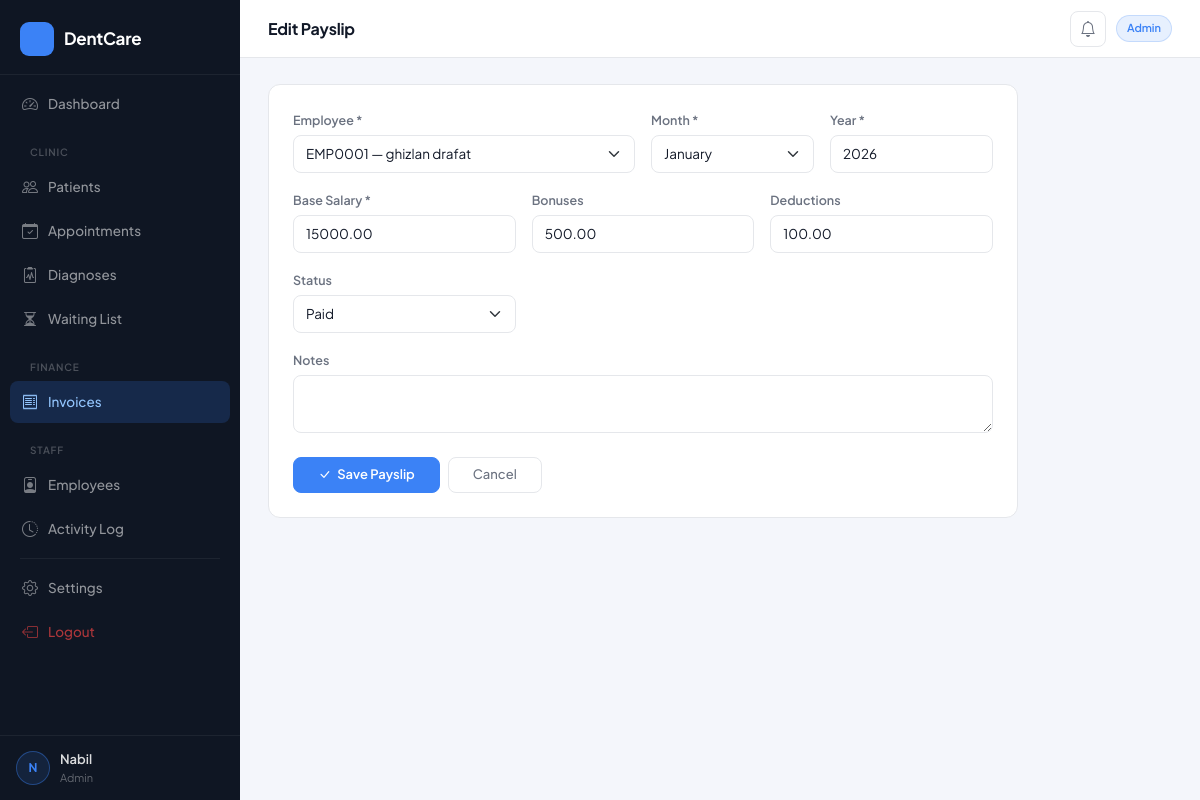
Page /payslips/2/edit/ (signed in) on the committed database.
### authentication/models.py (models this page shows, shortened)
class User(AbstractUser):
    class Role(models.TextChoices):
        ADMIN        = 'admin',        'Admin'
        DOCTOR       = 'doctor',       'Doctor'
        RECEPTIONIST = 'receptionist', 'Receptionist'
        PATIENT      = 'patient',      'Patient'
    role = models.CharField(
        max_length=20,
        choices=Role.choices,
        default=Role.PATIENT,
    )
    phone = models.CharField(max_length=20, blank=True)
    address = models.TextField(blank=True)
    profile_photo = models.ImageField(
        upload_to='profiles/', blank=True, null=True
    )

### billing/models.py (models this page shows, shortened)
class Payslip(models.Model):
    class Status(models.TextChoices):
        PENDING = 'pending', 'Pending'
        PAID    = 'paid',    'Paid'
    class Month(models.TextChoices):
        JANUARY   = 'January',   'January'
        FEBRUARY  = 'February',  'February'
        MARCH     = 'March',     'March'
        APRIL     = 'April',     'April'
        MAY       = 'May',       'May'
        JUNE      = 'June',      'June'
        JULY      = 'July',      'July'
        AUGUST    = 'August',    'August'
        SEPTEMBER = 'September', 'September'
        OCTOBER   = 'October',   'October'
        NOVEMBER  = 'November',  'November'
        DECEMBER  = 'December',  'December'
    employee = models.ForeignKey(
        Employee, on_delete=models.CASCADE, related_name='payslips'
    )
    month = models.CharField(max_length=15, choices=Month.choices)
    year  = models.PositiveIntegerField()
    base_salary  = models.DecimalField(max_digits=10, decimal_places=2)
    bonuses      = models.DecimalField(max_digits=10, decimal_places=2, default=0)
    deductions   = models.DecimalField(max_digits=10, decimal_places=2, default=0)
    net_salary   = models.DecimalField(max_digits=10, decimal_places=2, editable=False)
    status = models.CharField(
        max_length=10, choices=Status.choices, default=Status.PENDING
    )
    notes      = models.TextField(blank=True)
    created_at = models.DateTimeField(auto_now_add=True)
    class Meta:
        ordering = ['-year', '-created_at']

### clinic/models.py (models this page shows, shortened)
class Employee(models.Model):
    class Department(models.TextChoices):
        DENTISTRY    = 'dentistry',    'Dentistry'
        ORTHODONTICS = 'orthodontics', 'Orthodontics'
        RECEPTION    = 'reception',    'Reception'
        ADMIN        = 'admin',        'Admin'
    class Status(models.TextChoices):
        ACTIVE   = 'active',   'Active'
        INACTIVE = 'inactive', 'Inactive'
    emp_id     = models.CharField(max_length=10, unique=True, editable=False)
    user       = models.OneToOneField(
        'authentication.User',
        on_delete=models.CASCADE,
        related_name='employee_profile'
    )
    department = models.CharField(max_length=20, choices=Department.choices)
    position   = models.CharField(max_length=100)
    salary     = models.DecimalField(max_digits=10, decimal_places=2, default=0)
    hire_date  = models.DateField()
    status     = models.CharField(max_length=10, choices=Status.choices, default=Status.ACTIVE)
    notes      = models.TextField(blank=True)
    created_at = models.DateTimeField(auto_now_add=True)
    class Meta:
        ordering = ['emp_id']

### billing/views.py (the view, shortened to what this page needs)
# urls.py: path('payslips/<int:pk>/edit/',     views.payslip_edit,   name='payslip_edit'),
@staff_required
def payslip_edit(request, pk):
    payslip   = get_object_or_404(Payslip, pk=pk)
    employees = Employee.objects.filter(status='active').select_related('user')
    return render(request, 'billing/payslips/form.html', {
        'action':    'Edit',
        'payslip':   payslip,
        'employees': employees,
        'months':    Payslip.Month.choices,
        'statuses':  Payslip.Status.choices,
    })

### clinic/utils.py (called while the page is built)
def staff_required(view_func):
    @wraps(view_func)
    def wrapper(request, *args, **kwargs):
        if not request.user.is_authenticated:
            return redirect('authentication:login')
        if request.user.role not in ('admin', 'doctor', 'receptionist'):
            messages.error(request, "You don't have permission to access this area.")
            return redirect('home:home')
        return view_func(request, *args, **kwargs)
    return wrapper

### templates/billing/payslips/form.html (shortened to what this page needs)
{% extends 'base.html' %}
{% block page_title %}{{ action }} Payslip{% endblock %}
{% block content %}
<div class="card p-4" style="max-width: 750px;">
    <form method="POST">
        <div class="row g-3">
            <div class="col-md-6">
                <label class="form-label fw-semibold">Employee *</label>
                <select name="employee" class="form-select" required>
                    {% for emp in employees %}
                    <option value="{{ emp.pk }}"
                        {% if payslip.employee.pk == emp.pk %}selected{% endif %}>
                        {{ emp.emp_id }} — {{ emp.user.get_full_name }}
                    </option>
                    {% endfor %}
                </select>
            </div>
            <div class="col-md-3">
                <label class="form-label fw-semibold">Month *</label>
                <select name="month" class="form-select" required>
                    {% for val, label in months %}
                    <option value="{{ val }}"
                        {% if payslip.month == val %}selected{% endif %}>
                        {{ label }}
                    </option>
                    {% endfor %}
                </select>
            </div>
            <div class="col-md-3">
                <label class="form-label fw-semibold">Year *</label>
                <input type="number" name="year" class="form-control"
                       value="{{ payslip.year|default:'2026' }}"
                       min="2020" max="2030" required>
            </div>
            <div class="col-md-4">
                <label class="form-label fw-semibold">Base Salary *</label>
                <input type="number" name="base_salary" class="form-control"
                       step="0.01" required
                       value="{{ payslip.base_salary|default:'' }}">
            </div>
            <div class="col-md-4">
                <label class="form-label fw-semibold">Bonuses</label>
                <input type="number" name="bonuses" class="form-control"
                       step="0.01" value="{{ payslip.bonuses|default:'0' }}">
            </div>
            <div class="col-md-4">
                <label class="form-label fw-semibold">Deductions</label>
                <input type="number" name="deductions" class="form-control"
                       step="0.01" value="{{ payslip.deductions|default:'0' }}">
            </div>
            <div class="col-md-4">
                <label class="form-label fw-semibold">Status</label>
                <select name="status" class="form-select">
                    {% for val, label in statuses %}
                    <option value="{{ val }}"
                        {% if payslip.status == val %}selected{% endif %}>
                        {{ label }}
                    </option>
                    {% endfor %}
                </select>
            </div>
            <div class="col-12">
                <label class="form-label fw-semibold">Notes</label>
                <textarea name="notes" class="form-control" rows="2">{{ payslip.notes|default:'' }}</textarea>
            </div>
        </div>
        <div class="d-flex gap-2 mt-4">
            <button type="submit" class="btn btn-primary px-4">
                <i class="bi bi-check-lg me-1"></i> Save Payslip
            </button>
            <a href="{% url 'billing:payslip_list' %}" class="btn btn-outline-secondary px-4">
                Cancel
            </a>
        </div>
    </form>
</div>
{% endblock %}

### templates/base.html (shortened to what this page needs)
<!DOCTYPE html>
<html lang="en">
<head>
    <link href="https://cdn.jsdelivr.net/npm/bootstrap@5.3.0/dist/css/bootstrap.min.css" rel="stylesheet">
    <link href="https://cdn.jsdelivr.net/npm/bootstrap-icons@1.11.0/font/bootstrap-icons.css" rel="stylesheet">
</head>
<body>
{% if user.is_authenticated %}
<div class="sidebar">
    <div class="sidebar-brand">
        <div class="brand-icon"></div>
        <span class="brand-name">DentCare</span>
    </div>
    <div class="sidebar-nav">
        <a href="{% url 'clinic:dashboard' %}" class="nav-link {% if request.resolver_match.url_name == 'dashboard' %}active{% endif %}">
            <i class="bi bi-speedometer2"></i> Dashboard
        </a>
        {% if user.role == 'admin' or user.role == 'receptionist' or user.role == 'doctor' %}
        <div class="nav-section-label">Clinic</div>
        <a href="{% url 'clinic:patient_list' %}" class="nav-link {% if 'patient' in request.resolver_match.url_name %}active{% endif %}">
            <i class="bi bi-people"></i> Patients
        </a>
        <a href="{% url 'clinic:appointment_list' %}" class="nav-link {% if 'appointment' in request.resolver_match.url_name %}active{% endif %}">
            <i class="bi bi-calendar-check"></i> Appointments
        </a>
        {% endif %}
        {% if user.role == 'admin' or user.role == 'doctor' %}
        <a href="{% url 'clinic:diagnosis_list' %}" class="nav-link {% if 'diagnosis' in request.resolver_match.url_name %}active{% endif %}">
            <i class="bi bi-clipboard2-pulse"></i> Diagnoses
        </a>
        {% endif %}
        {% if user.role == 'admin' or user.role == 'receptionist' %}
        <a href="{% url 'clinic:waiting_list' %}" class="nav-link {% if 'waiting' in request.resolver_match.url_name %}active{% endif %}">
            <i class="bi bi-hourglass-split"></i> Waiting List
        </a>
        {% endif %}
        {% if user.role == 'admin' %}
        <div class="nav-section-label">Finance</div>
        <a href="{% url 'billing:payslip_list' %}" class="nav-link {% if 'payslip' in request.resolver_match.url_name %}active{% endif %}">
            <i class="bi bi-receipt"></i> Invoices
        </a>
        <div class="nav-section-label">Staff</div>
        <a href="{% url 'clinic:employee_list' %}" class="nav-link {% if 'employee' in request.resolver_match.url_name %}active{% endif %}">
            <i class="bi bi-person-badge"></i> Employees
        </a>
        <a href="{% url 'clinic:activity_logs' %}" class="nav-link {% if 'activity' in request.resolver_match.url_name %}active{% endif %}">
            <i class="bi bi-clock-history"></i> Activity Log
        </a>
        {% endif %}
        <div class="sidebar-divider"></div>
        <a href="{% url 'clinic:settings' %}" class="nav-link {% if 'settings' in request.resolver_match.url_name %}active{% endif %}">
            <i class="bi bi-gear"></i> Settings
        </a>
        <a href="{% url 'authentication:logout' %}" class="nav-link" style="color: rgba(239,68,68,.7);">
            <i class="bi bi-box-arrow-left"></i> Logout
        </a>
    </div>
    <div class="sidebar-footer">
        <div class="sidebar-user">
            <div class="user-avatar">
                {{ user.first_name.0|default:user.username.0|upper }}{{ user.last_name.0|upper }}
            </div>
            <div style="min-width:0">
                <div class="user-name">{{ user.get_full_name|default:user.username }}</div>
                <div class="user-role">{{ user.role|title }}</div>
            </div>
        </div>
    </div>
</div>
<div class="main-content">
    <div class="topbar">
        <span class="topbar-title">{% block page_title %}Dashboard{% endblock %}</span>
        <div class="topbar-actions">
            <a href="#" class="topbar-btn"><i class="bi bi-bell"></i></a>
            <span class="role-badge">{{ user.role|title }}</span>
        </div>
    </div>
    <div class="page-body">
        {% block content %}{% endblock %}
    </div>
</div>
{% else %}
    {% block auth_content %}{% endblock %}
{% endif %}
</body>
</html>

### templates/base.html (style rules this page uses)
:root { --sidebar-bg: #0f1623; --sidebar-width: 240px; --accent: #3b82f6; --accent-soft: rgba(59,130,246,.12); --page-bg: #f4f6fb; --card-bg: #ffffff; --text-main: #111827; --text-muted: #6b7280; --border: #e5e7eb; --nav-text: rgba(255,255,255,.55); --nav-hover: rgba(255,255,255,.08); --nav-active-bg: rgba(59,130,246,.18); --nav-active: #93c5fd; }
* { box-sizing: border-box; }
body { font-family: 'Plus Jakarta Sans', sans-serif; background: var(--page-bg); color: var(--text-main); font-size: 14px; }
.sidebar { width: var(--sidebar-width); min-height: 100vh; background: var(--sidebar-bg); position: fixed; top: 0; left: 0; z-index: 200; display: flex; flex-direction: column; }
.sidebar-brand { padding: 22px 20px 18px; border-bottom: 1px solid rgba(255,255,255,.06); display: flex; align-items: center; gap: 10px; }
.brand-icon { width: 34px; height: 34px; background: var(--accent); border-radius: 9px; display: flex; align-items: center; justify-content: center; font-size: 16px; color: #fff; flex-shrink: 0; }
.brand-name { font-size: 17px; font-weight: 700; color: #fff; letter-spacing: -.3px; }
.nav-section-label { font-size: 10px; font-weight: 600; letter-spacing: .08em; text-transform: uppercase; color: rgba(255,255,255,.25); padding: 18px 20px 6px; }
.sidebar-nav { flex: 1; padding: 8px 10px; overflow-y: auto; }
.sidebar-nav .nav-link { display: flex; align-items: center; gap: 10px; color: var(--nav-text); padding: 9px 12px; border-radius: 8px; margin-bottom: 2px; font-size: 13.5px; font-weight: 500; transition: background .15s, color .15s; text-decoration: none; }
.sidebar-nav .nav-link i { font-size: 16px; flex-shrink: 0; opacity: .8; }
.sidebar-nav .nav-link.active { background: var(--nav-active-bg); color: var(--nav-active); }
.sidebar-nav .nav-link.active i { opacity: 1; }
.sidebar-divider { border-top: 1px solid rgba(255,255,255,.06); margin: 8px 10px; }
.sidebar-footer { padding: 14px 16px; border-top: 1px solid rgba(255,255,255,.06); }
.sidebar-user { display: flex; align-items: center; gap: 10px; }
.user-avatar { width: 34px; height: 34px; background: var(--accent-soft); border: 1.5px solid rgba(59,130,246,.4); border-radius: 50%; display: flex; align-items: center; justify-content: center; font-size: 12px; font-weight: 700; color: var(--accent); flex-shrink: 0; }
.user-name { font-size: 13px; font-weight: 600; color: rgba(255,255,255,.85); white-space: nowrap; overflow: hidden; text-overflow: ellipsis; }
.user-role { font-size: 11px; color: rgba(255,255,255,.35); }
.main-content { margin-left: var(--sidebar-width); min-height: 100vh; display: flex; flex-direction: column; }
.topbar { background: var(--card-bg); border-bottom: 1px solid var(--border); padding: 0 28px; height: 58px; display: flex; align-items: center; justify-content: space-between; position: sticky; top: 0; z-index: 100; }
.topbar-title { font-size: 16px; font-weight: 700; color: var(--text-main); letter-spacing: -.2px; }
.topbar-actions { display: flex; align-items: center; gap: 10px; }
.topbar-btn { width: 36px; height: 36px; background: transparent; border: 1px solid var(--border); border-radius: 8px; display: flex; align-items: center; justify-content: center; cursor: pointer; color: var(--text-muted); font-size: 16px; transition: background .15s, border-color .15s; text-decoration: none; }
.role-badge { padding: 4px 10px; border-radius: 20px; font-size: 11px; font-weight: 600; text-transform: capitalize; background: var(--accent-soft); color: var(--accent); border: 1px solid rgba(59,130,246,.2); }
.page-body { padding: 26px 28px; flex: 1; }
.card { background: var(--card-bg); border: 1px solid var(--border); border-radius: 12px; box-shadow: none; }
.btn-primary { background: var(--accent); border-color: var(--accent); font-size: 13px; font-weight: 600; padding: 7px 16px; border-radius: 8px; }
.btn-outline-secondary { font-size: 13px; font-weight: 500; padding: 7px 14px; border-radius: 8px; border-color: var(--border); color: var(--text-muted); }
.form-control, .form-select { font-size: 13.5px; border-color: var(--border); border-radius: 8px; padding: 8px 12px; color: var(--text-main); }
.form-label { font-size: 12.5px; font-weight: 600; color: var(--text-muted); margin-bottom: 5px; }

### rows in the picture
User: first_name.0 "N", get_full_name "Nabil", role "Admin"
Payslip: employee "EMP0001 — ghizlan drafat", month "January", year "2026", base_salary "15000.00", bonuses "500.00", deductions "100.00", status "Paid"

### other values in the picture
{{ action }} "Edit"
